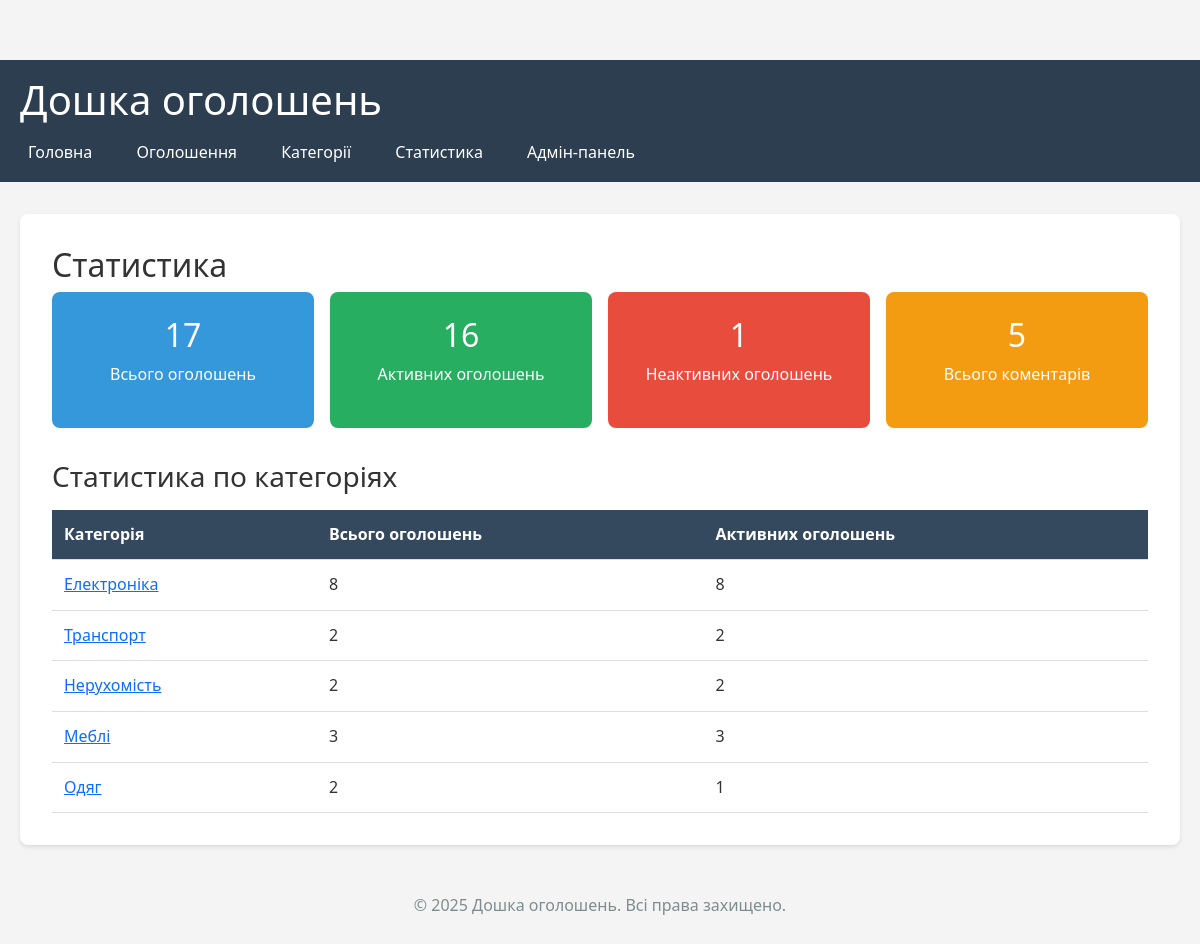
Page /statistics/ on the committed database.
### board/models.py (models this page shows, shortened)
class Category(models.Model):
    name = models.CharField(
        max_length=100,
        unique=True,
        verbose_name='Назва категорії'
    )
    description = models.TextField(
        blank=True,
        verbose_name='Опис категорії'
    )
    class Meta:
        verbose_name = 'Категорія'
        verbose_name_plural = 'Категорії'
        ordering = ['name']

### board/views.py (the view)
# urls.py: path('statistics/', views.statistics, name='statistics'),
def statistics(request: HttpRequest) -> HttpResponse:
    total_ads = Ad.objects.count()
    active_ads = Ad.objects.filter(is_active=True).count()
    inactive_ads = Ad.objects.filter(is_active=False).count()
    total_comments = Comment.objects.count()
    categories_stats = Category.objects.annotate(
        total_ads=Count('ads'),
        active_ads=Count('ads', filter=Q(ads__is_active=True))
    )
    context = {
        'total_ads': total_ads,
        'active_ads': active_ads,
        'inactive_ads': inactive_ads,
        'total_comments': total_comments,
        'categories_stats': categories_stats,
        'title': 'Статистика'
    }
    return render(request, 'board/statistics.html', context)

### board/templates/board/statistics.html
{% extends 'board/base.html' %}
{% block content %}
<h2>Статистика</h2>
<div class="stats-grid">
    <div class="stat-card">
        <h3>{{ total_ads }}</h3>
        <p>Всього оголошень</p>
    </div>
    <div class="stat-card" style="background-color: #27ae60;">
        <h3>{{ active_ads }}</h3>
        <p>Активних оголошень</p>
    </div>
    <div class="stat-card" style="background-color: #e74c3c;">
        <h3>{{ inactive_ads }}</h3>
        <p>Неактивних оголошень</p>
    </div>
    <div class="stat-card" style="background-color: #f39c12;">
        <h3>{{ total_comments }}</h3>
        <p>Всього коментарів</p>
    </div>
</div>
<h3>Статистика по категоріях</h3>
<table>
    <thead>
        <tr>
            <th>Категорія</th>
            <th>Всього оголошень</th>
            <th>Активних оголошень</th>
        </tr>
    </thead>
    <tbody>
        {% for category in categories_stats %}
        <tr>
            <td><a href="{% url 'board:category_detail' category.id %}">{{ category.name }}</a></td>
            <td>{{ category.total_ads }}</td>
            <td>{{ category.active_ads }}</td>
        </tr>
        {% endfor %}
    </tbody>
</table>
{% endblock %}

### board/static/board/css/base.css (style rules this page uses)
* { margin: 0; padding: 0; box-sizing: border-box; }
body { font-family: 'Segoe UI', Tahoma, Geneva, Verdana, sans-serif; line-height: 1.6; color: #333; background-color: #f4f4f4; padding-top: 60px; }
.stats-grid { display: grid; grid-template-columns: repeat(auto-fit, minmax(250px, 1fr)); gap: 1rem; margin-bottom: 2rem; }
.stat-card { background-color: #3498db; color: white; padding: 1.5rem; border-radius: 8px; text-align: center; }
.stat-card h3 { font-size: 2rem; margin-bottom: 0.5rem; }
table { width: 100%; border-collapse: collapse; margin-top: 1rem; }
table th, table td { padding: 0.75rem; text-align: left; border-bottom: 1px solid #ddd; }
table th { background-color: #34495e; color: white; }

### rows in the picture
Category: name "Електроніка", total_ads "8", active_ads "8"
Category: name "Транспорт", total_ads "2", active_ads "2"
Category: name "Нерухомість", total_ads "2", active_ads "2"
Category: name "Меблі", total_ads "3", active_ads "3"
Category: name "Одяг", total_ads "2", active_ads "1"

### other values in the picture
{{ total_ads }} "17"
{{ active_ads }} "16"
{{ inactive_ads }} "1"
{{ total_comments }} "5"
